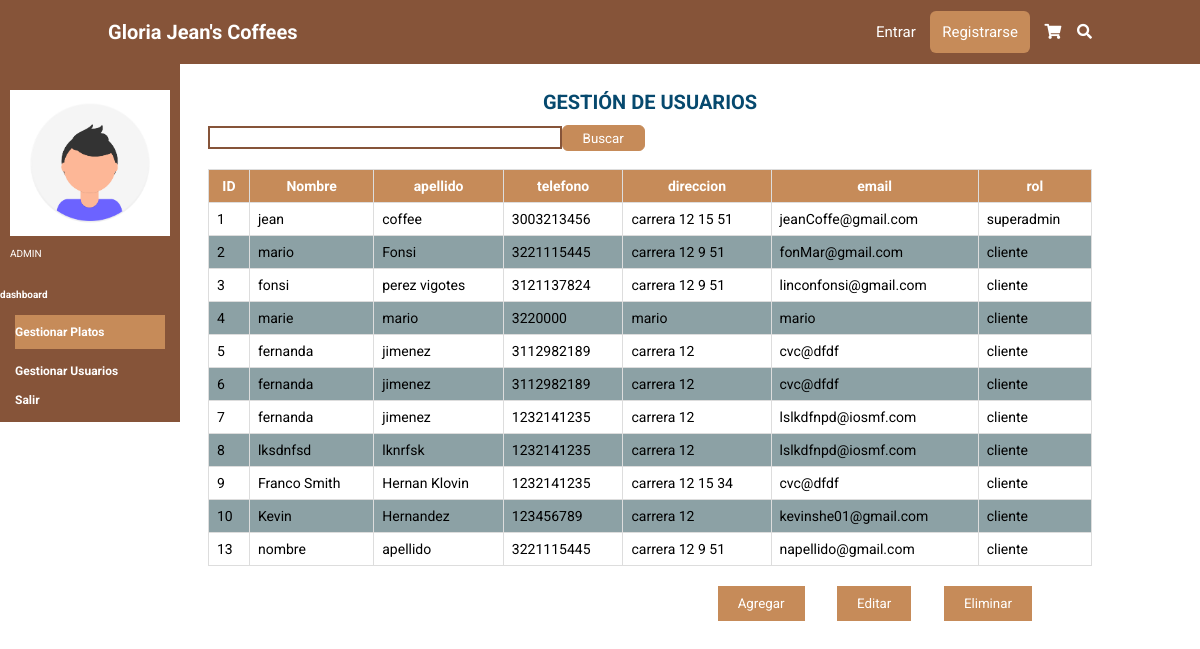
Page /dashboard/usuarios/ on the earlier database version.
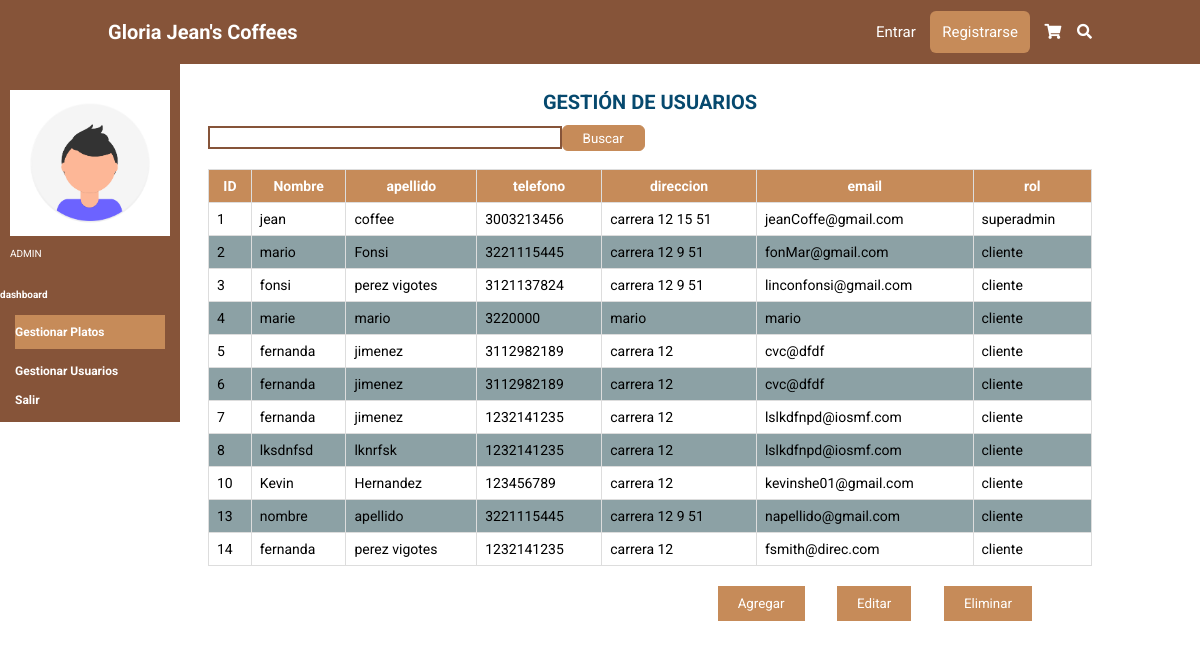
Same page on the later database version.
### tables this page shows
CREATE TABLE usuario (id_usuario INTEGER PRIMARY KEY AUTOINCREMENT NOT NULL UNIQUE, nombre STRING (100) NOT NULL, apellido STRING (100) NOT NULL, telefono INTEGER NOT NULL, direccion STRING (50) NOT NULL, email STRING (100) NOT NULL, user STRING (50) NOT NULL UNIQUE, contraseña STRING (100) NOT NULL, rol STRING (20) NOT NULL DEFAULT cliente, estado CHAR (1) DEFAULT A NOT NULL);

### app.py (the view, shortened to what this page needs)
@app.route('/dashboard/usuarios/', methods=['GET', 'POST'])
def usuarios():
    form = search()
    if request.method == 'GET':
        sql = f'SELECT *FROM usuario'
        res = seleccion(sql)
    return render_template('usuarios.html', form=form, titulo='dashboard', res=res)

### forms.py
class search(FlaskForm):
    seh = TextField('Buscar')

### conexion.py (called while the page is built)
def seleccion(sql) -> list:
    try:
        with sqlite3.connect(URL_DB) as con:
            cur = con.cursor()
            res = cur.execute(sql).fetchall()
    except Exception:
        res = None
    return res

### templates/usuarios.html
{% extends 'base.html' %}
{% block cuerpo %}
    <section class="Gplatos">
        <div class="aside">
            <div class="user">
                <img src="{{ url_for('static',filename='img/foto.png')}}" class="fotico-dashboard" alt="" >
                <p class="rol">ADMIN</p>
            </div>
            <div class="plataforma">
                <h4>dashboard</h4>
            </div>
             <nav class="navbar-aside">
              <a href='/dashboard/platos/' class="dashboard-platos">Gestionar Platos</a>
              <a href='/dashboard/usuarios/' class="dashboard-usuarios">Gestionar Usuarios</a>
              <a href='/salir'>Salir</a>
            </nav>
        </div>
        <div class="tabla">
          <h1 class="text-title">GESTI&Oacute;N DE USUARIOS</h1><br>
          <form name='fbuscarD' id='fbuscarD' action='' method='POST'>
            <div class="buscar-plato">
              {{ form.seh(class="buscar") }}
              <input type="submit" class="btn_buscar" value="Buscar">
            </div>
          </form>
              <table>
                  <tr>
                    <th>ID</th>
                    <th>Nombre</th>
                    <th>apellido</th>
                    <th>telefono</th>
                    <th>direccion</th>
                    <th>email</th>
                    <th>rol</th>
                  </tr>
                  {% for i in res %}
                  <tr>
                    <td>{{ i[0] }}</td>
                    <td>{{ i[1] }}</td>
                    <td>{{ i[2] }}</td>
                    <td>{{ i[3] }}</td>
                    <td>{{ i[4] }}</td>
                    <td>{{ i[5] }}</td>
                    <td>{{ i[8] }}</td>
                  </tr>
                  {% endfor%}
                </table>
                <div class="botones">
                  <input type="submit" value="Agregar" href='/dashboard/platos/agregar_plato/'>
                  <input type="submit" value="Editar" href='/dashboard/platos/editar_plato/'>
                  <input type="submit" value="Eliminar">
              </div>
          </div>
    </section>
{% endblock %}

### templates/base.html (shortened to what this page needs)
<!DOCTYPE html>
<html lang="es">
  <head>
    <link rel="stylesheet" href="{{ url_for('static',filename='css/style.css')}}"/>
    <link
      rel="stylesheet"
      href="https://cdnjs.cloudflare.com/ajax/libs/font-awesome/5.15.4/css/all.min.css"
    />
</head>
    <body>
        <header>
            <a href="/home" class="logo">Gloria Jean's Coffees</a>
            <nav class="navbar">
                {% if 'user' in session %}
                <a href='/favoritos'>Favoritos</a>
                <a href='/perfil'>{{ session['user'] }}</a>
                {% else %}
                <a href='/login'>Entrar</a>
                <a href='/sign_in' id="principal">Registrarse</a>
                {% endif %}
                <a href='/shopping_car' id="carrito"><i class="fas fa-shopping-cart"></i> </a>
                <a href="/buscar" id="buscar"><i class="fas fa-search"></i> </a>
            </nav>
        </header>
        <div >
           {% block cuerpo %}{% endblock %}
        </div>
    </body>
</html>

### static/css/style.css (style rules this page uses)
:root { --marron: #865439; --marronclaro: #c68b59; }
* { border: 0; box-sizing: border-box; font-family: "Roboto", sans-serif; padding: 0; margin: 0; transition: all 0.2s linear; text-decoration: none; list-style: none; outline: none; }
html { font-size: 62.5%; overflow-x: hidden; scroll-behavior: smooth; scroll-padding-top: 6rem; }
section { padding: 2rem 9%; }
header { background-color: var(--marron); position: fixed; left: 0; right: 0; top: 0; display: flex; justify-content: space-between; align-items: center; padding: 2rem 9%; z-index: 1000; }
header .logo { color: #ffffff; font-size: 2rem; font-weight: bolder; }
header .navbar a { color: #ffffff; font-size: 1.5rem; margin-left: 1.2rem; }
header .navbar #principal { background: var(--marronclaro); padding: 1.2rem; border-radius: 6px; }
.buscar { margin-top: 1px; color: black; border: 2px solid var(--marron); width: 40%; margin-bottom: 2rem; padding: .2rem; }
.text-title, .text-title-profile { margin-top: 5rem; font-size: 20px; color: #06496E; display: flex; justify-content: center; }
.Gplatos { padding: 2rem 0%; top:40px; color: #ffffff; display: flex; align-items: center; }
.tabla { padding: 2rem 9%; width: 100%; margin-left: 100px; }
.aside { background-color:var(--marron); width: 18rem; max-height:120vh; position: fixed; top: 60px; }
.user { padding:3rem 1rem; margin: auto; width:100%; }
.fotico-dashboard { width: 100%; margin-bottom: 1rem; }
.navbar-aside a { display: block; color: #ffffff; margin: 1.5rem; font-size: 1.2rem; font-weight: bolder; }
table { font-family: arial, sans-serif; border-collapse: collapse; width: 100%; margin-bottom: 2rem; }
td, th { border: 1px solid #dddddd; text-align: left; padding: 8px; }
td { font-size: 14px; color: #000; }
th { background-color: var(--marronclaro); text-align: center; font-size: 14px; }
tr:nth-child(odd) { background-color: #8CA1A5; }
.botones { position: absolute; right:138px; }
.botones input[type="submit"] { background: var(--marronclaro); color: #ffffff; padding: 1rem 2rem; margin-right: 3rem; cursor: pointer; }
.buscar-plato { display: flex; }
.btn_buscar { background-color: var(--marronclaro); padding: .2rem 2rem; height:26px; color: #ffffff; border: 1px solid var(--marronclaro); border-radius: .6rem; cursor: pointer; }
.dashboard-platos { background: var(--marronclaro); padding: 1rem 0; }

Differences in the rows shown:
removed usuario: id_usuario "9", nombre "Franco Smith", apellido "Hernan Klovin", telefono "1232141235", direccion "carrera 12 15 34", email "cvc@dfdf", rol "cliente"
added usuario: id_usuario "14", nombre "fernanda", apellido "perez vigotes", telefono "1232141235", direccion "carrera 12", email "fsmith@direc.com", rol "cliente"
